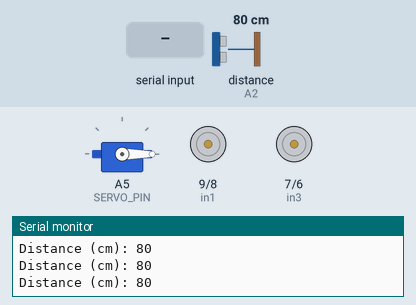
Simulated run of this sketch. Board: Arduino Uno, built with avr-gcc and run on an emulated ATmega328P. Parts: servo, motor-driver pin pairs drawn as motors (green arrow = first pin HIGH = forward, orange = second pin HIGH = backward, longer = more drive, scaled by the enable pin), the last lines printed to the serial monitor. Wiring (inferred from the names in the program): ultrasonic range finder: trigger A3; echo A2. The inputs (shaded band) are chosen by the test bench; at power-on: distance to the obstacle (sensor on A2) 80 cm. The echo pulse lasts 58.3 µs per cm.

Above: at 1.2 s.
1.3 s: "F" received over the second serial link
At 2.43 s:
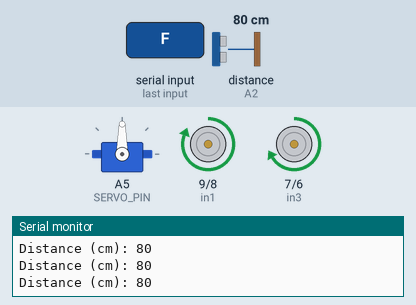
4.3 s: distance to the obstacle (sensor on A2) set to 2 cm
At 7.18 s:
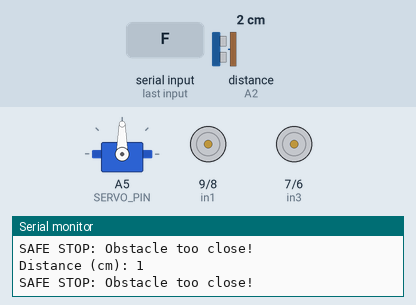
7.3 s: "X" received over the second serial link
10.3 s: distance to the obstacle (sensor on A2) set to 18 cm
13.3 s: distance to the obstacle (sensor on A2) set to 24 cm
At 13.38 s:
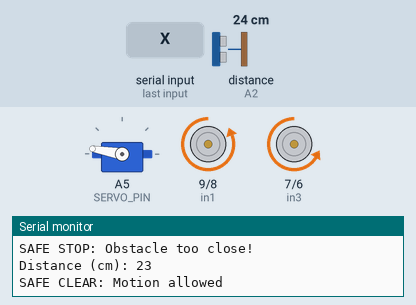
16.3 s: "L" received over the second serial link
At 16.77 s:
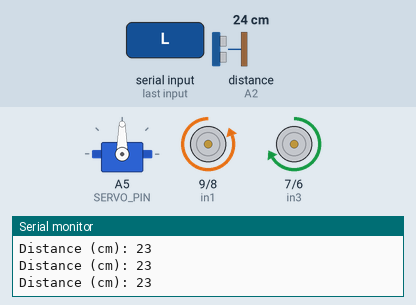
Timing chart, 0 to 20.3 s (numbered marks = the images above; inputs shaded):
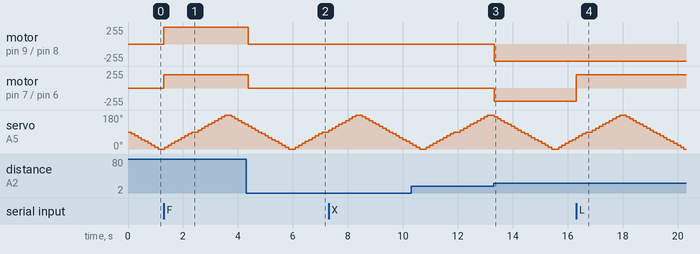

Measured:
- the behaviour switches between 21 and 22 cm on distance to the obstacle (sensor on A2) (found by bisection; images 2 and 3)
- after the input at 1.3 s, motor on pin 9 (in1) / pin 8 (in2): stopped → forward 255/255 at once; motor on pin 7 (in3) / pin 6 (in4): stopped → forward 200/255 at once
- after the input at 4.3 s, motor on pin 9 (in1) / pin 8 (in2): forward 255/255 → stopped after 0.07 s; motor on pin 7 (in3) / pin 6 (in4): forward 200/255 → stopped after 0.07 s
- after the input at 13.3 s, motor on pin 9 (in1) / pin 8 (in2): stopped → backward 255/255 at once; motor on pin 7 (in3) / pin 6 (in4): stopped → backward 200/255 at once
- after the input at 16.3 s, motor on pin 7 (in3) / pin 6 (in4): backward 200/255 → forward 200/255 at once
- by itself, servo on A5 (SERVO_PIN): rises from 60° to 180° in 1.5 s, then falls to 0° in 2.3 s

The sketch:

Bluetooth_Voice_controlled_car.ino
```cpp
#include <SoftwareSerial.h>
#include <Servo.h>

// Bluetooth (RX,TX)
SoftwareSerial bluetooth(11, 12); // RX, TX

char t = 0;

// L298N pins
#define enA 10   // Left motor enable (we will drive this HIGH to avoid Timer1 conflict)
#define in1 9
#define in2 8

#define enB 5    // Right motor PWM (still safe to use analogWrite)
#define in3 7
#define in4 6

// Ultrasonic pins (analog pins used as digital)
const uint8_t TRIG_PIN = A3; // trigger
const uint8_t ECHO_PIN = A2; // echo

// Servo
Servo headServo;
const uint8_t SERVO_PIN = A5;

// Servo positions (degrees)
const int SERVO_LEFT = 0;
const int SERVO_FRONT = 90;
const int SERVO_RIGHT = 180;

// Servo state machine timing (ms)
const unsigned long SERVO_STAGE_TIME = 120; // small for "very fast" sweep between stages
// We'll step between left->front->right quickly using small increments

// Servo movement variables
unsigned long lastServoMove = 0;
int servoTarget = SERVO_FRONT;
int servoPos = SERVO_FRONT;
int servoStep = 10; // step degrees per servo update; larger -> faster
int servoStage = 0; // 0=left->front,1=front->right,2=right->front, cycle...

// Ultrasonic timing
const unsigned long ULTRA_INTERVAL = 120; // sample interval (ms)
unsigned long lastUltra = 0;
long distanceCM = 999;

// Safety threshold (cm)
const long THRESHOLD_CM = 20; // stop if object closer than this

// Option: allow motors only when not "safe stop"
bool safeStopped = false;

void setup() {
  Serial.begin(9600);
  bluetooth.begin(9600);

  // Motor pins
  pinMode(enA, OUTPUT);
  pinMode(enB, OUTPUT);
  pinMode(in1, OUTPUT);
  pinMode(in2, OUTPUT);
  pinMode(in3, OUTPUT);
  pinMode(in4, OUTPUT);

  // Ultrasonic pins
  pinMode(TRIG_PIN, OUTPUT);
  pinMode(ECHO_PIN, INPUT);

  // Servo attach (uses Timer1)
  headServo.attach(SERVO_PIN);

  // Initialize motors: enable both
  digitalWrite(enA, HIGH);   // ENA HIGH (full enable). Avoid analogWrite on pin 10 to keep Timer1 for Servo.
  analogWrite(enB, 200);     // enB still PWM-capable (pin 5)

  stopMotor();

  // Servo start at front
  servoPos = SERVO_FRONT;
  headServo.write(servoPos);
  lastServoMove = millis();

  Serial.println("Setup complete");
}

// ---------- Motor control helpers ----------
void forwardMotors() {
  digitalWrite(in1, HIGH);
  digitalWrite(in2, LOW);

  digitalWrite(in3, HIGH);
  digitalWrite(in4, LOW);
}

void backwardMotors() {
  digitalWrite(in1, LOW);
  digitalWrite(in2, HIGH);

  digitalWrite(in3, LOW);
  digitalWrite(in4, HIGH);
}

void leftMotors() { // pivot left: left motor reverse, right forward
  digitalWrite(in1, LOW);
  digitalWrite(in2, HIGH);

  digitalWrite(in3, HIGH);
  digitalWrite(in4, LOW);
}

void rightMotors() { // pivot right: left forward, right reverse
  digitalWrite(in1, HIGH);
  digitalWrite(in2, LOW);

  digitalWrite(in3, LOW);
  digitalWrite(in4, HIGH);
}

void stopMotor() {
  digitalWrite(in1, LOW);
  digitalWrite(in2, LOW);
  digitalWrite(in3, LOW);
  digitalWrite(in4, LOW);
}

// ---------- Ultrasonic function (returns cm) ----------
long readUltrasonicCM() {
  // Trigger a 10us pulse
  digitalWrite(TRIG_PIN, LOW);
  delayMicroseconds(2);
  digitalWrite(TRIG_PIN, HIGH);
  delayMicroseconds(10);
  digitalWrite(TRIG_PIN, LOW);

  // Read echo (timeout 30ms -> 30,000us)
  unsigned long duration = pulseIn(ECHO_PIN, HIGH, 30000UL); // in microseconds
  if (duration == 0) {
    // no echo received (out of range)
    return 999;
  }
  long cm = duration / 29UL / 2UL;
  return cm;
}

// ---------- Servo non-blocking fast 3-stage sweep ----------
void updateServoNonBlocking() {
  unsigned long now = millis();
  if (now - lastServoMove < SERVO_STAGE_TIME) return;
  lastServoMove = now;

  // Decide next target based on stage
  // We want three positions: LEFT -> FRONT -> RIGHT -> FRONT -> LEFT ...
  // We'll move in increments of servoStep degrees
  int target;
  if (servoStage == 0) target = SERVO_LEFT;
  else if (servoStage == 1) target = SERVO_FRONT;
  else if (servoStage == 2) target = SERVO_RIGHT;
  else target = SERVO_FRONT;

  // Move servoPos towards target by servoStep
  if (servoPos < target) {
    servoPos += servoStep;
    if (servoPos > target) servoPos = target;
    headServo.write(servoPos);
  } else if (servoPos > target) {
    servoPos -= servoStep;
    if (servoPos < target) servoPos = target;
    headServo.write(servoPos);
  } else {
    // reached target -> advance stage
    servoStage++;
    if (servoStage > 2) servoStage = 0;
  }
}

// ---------- Main loop ----------
void loop() {
  unsigned long now = millis();

  // 1) Bluetooth read (non-blocking)
  if (bluetooth.available() > 0) {
    t = bluetooth.read();
    Serial.print("BT: ");
    Serial.println(t);
  }

  // 2) Ultrasonic sampling periodically (non-blocking by interval)
  if (now - lastUltra >= ULTRA_INTERVAL) {
    lastUltra = now;
    distanceCM = readUltrasonicCM();
    Serial.print("Distance (cm): ");
    Serial.println(distanceCM);

    // Safety check
    if (distanceCM <= THRESHOLD_CM) {
      // Stop immediately
      safeStopped = true;
      stopMotor();
      Serial.println("SAFE STOP: Obstacle too close!");
    } else {
      // If safe and previously stopped by obstacle, allow motion again
      if (safeStopped) {
        safeStopped = false;
        Serial.println("SAFE CLEAR: Motion allowed");
      }
    }
  }

  // 3) Update servo continuously (fast three stage)
  updateServoNonBlocking();

  // 4) Motor control according to Bluetooth command, but only if not safeStopped
  if (!safeStopped) {
    switch (t) {
      case 'F': // forward
        forwardMotors();
        break;

      case 'X': // backward (user used X earlier)
        backwardMotors();
        break;

      case 'L': // left
        leftMotors();
        break;

      case 'R': // right
        rightMotors();
        break;

      case 'S': // stop
        stopMotor();
        break;

      default:
        // If no command, do nothing (or keep last command)
        break;
    }
  } else {
    // remain stopped while safeStopped=true
    stopMotor();
  }

  // small yield to let interrupts and softserial operate
  delay(5);
}
```
